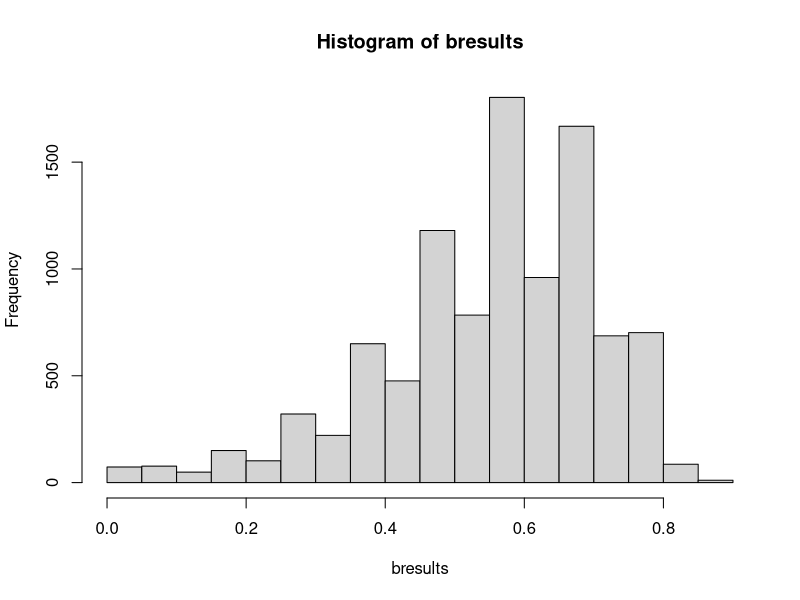

This chart was generated by the following R code:
# Example code supplied for illustrative purposes only. The regression equations below were built
# using 2 years of data from our level 1 trauma academic medical center. They will not work out of the
# box for your institution.
# 2019-2020 Edward G. Brown MS, Patricia K. Howard PhD RN, Daniel Moore MD

bfunc <- function() {

  days <- 30
  lower <- 200
  upper <- 300
  
  threshold <- 40

  xbar.rand <- rep(NA,days)
  xbar.star <- rep(NA,days)
  xbar.start <- rep(NA,days)
  xbar.stop <- rep(NA,days)

  start_int <- 22.44721952
  start_slope <- 0.179980129
  stop_int <- 32.5802325885976
  stop_slope <- 0.492633658985415
  
    
for (i in 1:days)
  xbar.rand[[i]] <-sample(lower:upper, 1)

for (i in 1:days)
  xbar.start[[i]] <- start_int + (xbar.rand[[i]] * start_slope)


for (i in 1:days)
  xbar.stop[[i]] <- stop_int +(xbar.start[[i]] * stop_slope)


xbar.star[[1]] = 12

for (i in 1:days)
  xbar.star[[i+1]] = ifelse(ceiling((xbar.star[i] + xbar.start[[i]]) - xbar.stop[[i]]) < 0, 0, ceiling((xbar.star[i] + xbar.start[[i]]) - xbar.stop[[i]]) )
 

over_threshold <- length(xbar.star[xbar.star >= threshold])/days

return(over_threshold)
} # end of function


reps <- 10000
bresults <- rep(NA,reps)


for (i in 1:reps)
  bresults[[i]] <- bfunc()



sd(bresults)
summary(bresults)
hist(bresults)
quantile(bresults, 0.025)
quantile(bresults, 0.975)
